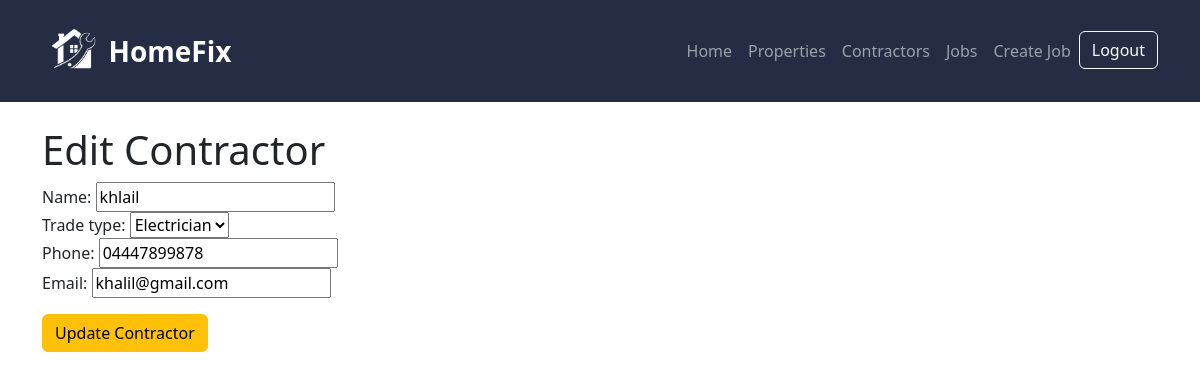
Page /contractors/edit/3/ (signed in) on the committed database.
### maintenance/models.py (models this page shows, shortened)
class Contractor(models.Model):
    TRADE_TYPES = [
        ('plumber', 'Plumber'),
        ('electrician', 'Electrician'),
        ('carpenter', 'Carpenter'),
        ('painter', 'Painter'),
        ('other', 'Other'),
    ]
    user = models.ForeignKey(
        User,
        on_delete=models.CASCADE,
        null=True,
        blank=True
    )
    name = models.CharField(max_length=100)
    trade_type = models.CharField(
        max_length=20,
        choices=TRADE_TYPES
    )
    phone = models.CharField(max_length=20)
    email = models.EmailField()

### maintenance/views.py (the view)
@login_required
def edit_contractor(request, contractor_id):
    contractor = Contractor.objects.get(
    id=contractor_id,
    user=request.user
)
    if request.method == 'POST':
        form = ContractorForm(
            request.POST,
            instance=contractor
        )
        if form.is_valid():
            form.save()
            return redirect('contractor_list')
    else:
        form = ContractorForm(
            instance=contractor
        )
    context = {
        'form': form
    }
    return render(
        request,
        'maintenance/edit_contractor.html',
        context
    )

### maintenance/forms.py
class ContractorForm(forms.ModelForm):
    class Meta:
        model = Contractor
        fields = [
            'name',
            'trade_type',
            'phone',
            'email',
        ]

### maintenance/templates/maintenance/edit_contractor.html (shortened to what this page needs)
{% extends 'maintenance/base.html' %}
{% block content %}
<h1>Edit Contractor</h1>
<form method="POST">
    {{ form }}
    <button type="submit" class="btn btn-warning mt-3">
        Update Contractor
    </button>
</form>
{% endblock %}

### rows in the picture
Contractor: name "khlail", trade_type "Electrician", phone "04447899878", email "khalil@gmail.com"
